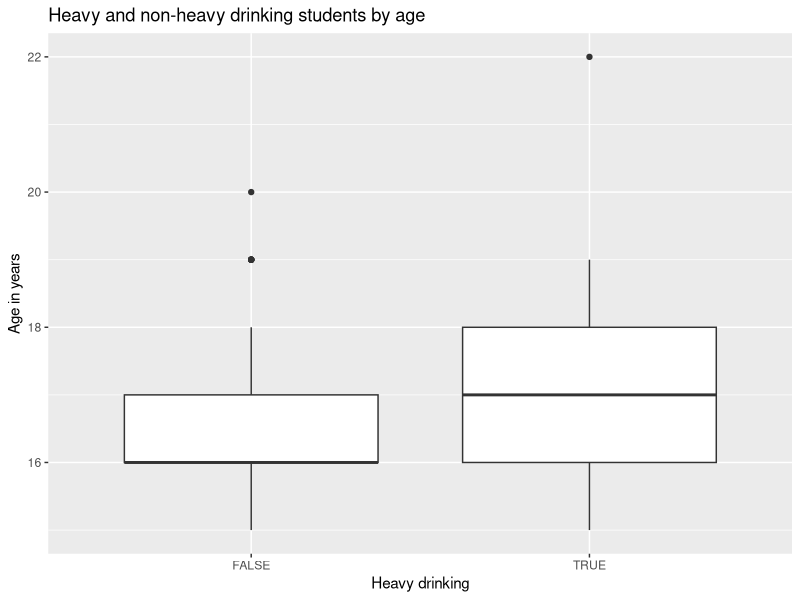
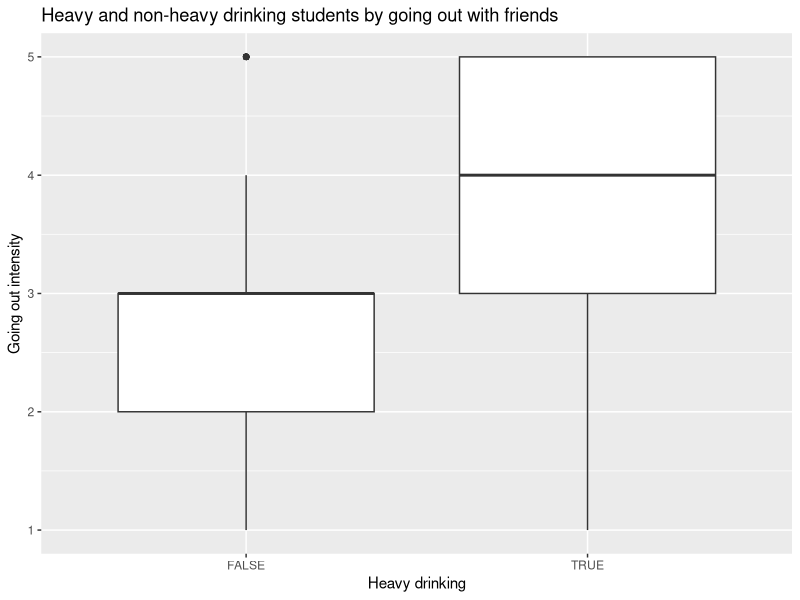
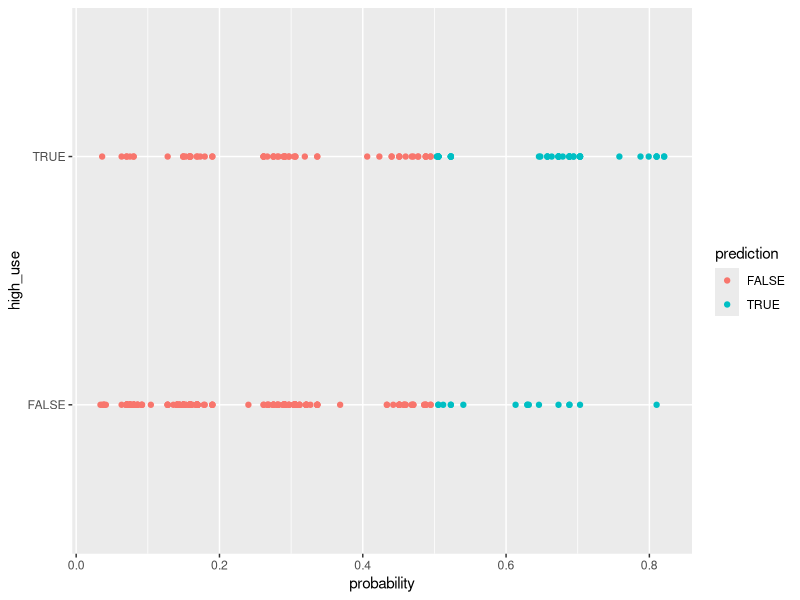

Write the R code that produced these figures, in order.
## ---- chunk 1
date()
## ---- chunk 2
library(readr)
setwd("C:/Users/ariv/Documents/IODS-project/IODS-project/data")
alc <- read_csv("alc.csv")
View(alc)
## ---- chunk 3
colnames(alc)[2:36]
## ---- chunk 4
library(dplyr); library(ggplot2); library(readr)
setwd("C:/Users/ariv/Documents/IODS-project/IODS-project/data")
alc <- read_csv("alc.csv")
alc %>% group_by(sex, high_use) %>% count
## ---- chunk 5
alc %>% group_by(high_use) %>% summarise(count = n(), mean_age = mean(age))
g1 <- ggplot(alc, aes(x = high_use, y = age))
g1 + geom_boxplot() + xlab("Heavy drinking") + ylab("Age in years") + ggtitle("Heavy and non-heavy drinking students by age")
## ---- chunk 6
g2 <- ggplot(alc, aes(x = high_use, y = goout))
g2 + geom_boxplot() + xlab("Heavy drinking") + ylab("Going out intensity") + ggtitle("Heavy and non-heavy drinking students by going out with friends")
## ---- chunk 7
alc %>% group_by(address, high_use) %>% count
## ---- chunk 8
m <- glm(high_use ~ sex + age + goout + address, data = alc, family = "binomial")
summary(m)
coef(m)
OR <- coef(m) %>% exp
CI <- confint(m) %>% exp
cbind(OR, CI)
## ---- chunk 9
m <- glm(high_use ~ sex + age + goout + address, data = alc, family = "binomial")
probabilities <- predict(m, type = "response")
alc <- mutate(alc, probability = probabilities)
alc <- mutate(alc, prediction = probability >0.5)
select(alc, sex, age, goout, address, high_use, probability, prediction) %>% tail(10)
table(high_use = alc$high_use, prediction = alc$prediction)
## ---- chunk 10
library(dplyr); library(ggplot2)
g <- ggplot(alc, aes(x = probability, y = high_use, col = prediction))
g + geom_point()
table(high_use = alc$high_use, prediction = alc$prediction) %>% prop.table %>% addmargins
## ---- chunk 11
alc$guessprop <- runif(370)
alc$guesspred <- ifelse(alc$guessprop > 0.5, "TRUE","FALSE")
table(high_use = alc$high_use, prediction = alc$guesspred)
table(high_use = alc$high_use, prediction = alc$guesspred) %>% prop.table %>% addmargins
